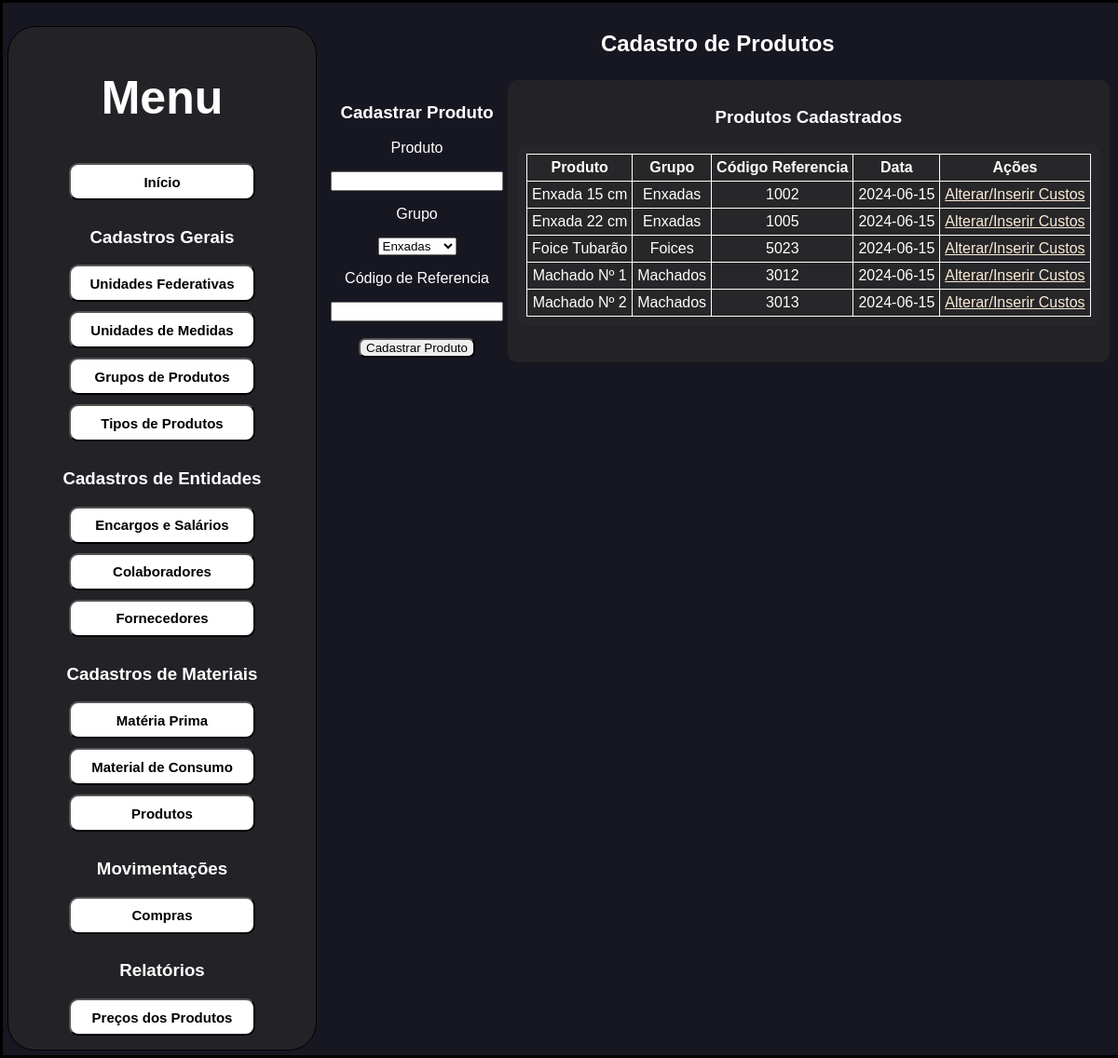
The page /cadastros_de_materiais_produtos on the database its author committed.
### BDconfig.py (models this page shows, shortened)
class DB_PROD(db.Model):
    ID = db.Column(db.Integer, primary_key=True)
    COD = db.Column(db.String(20), nullable=True)
    NAME = db.Column(db.String(200), nullable=False)
    ID_BD_GROUP = db.Column(db.Integer, nullable=False)
    DATE_CREATED = db.Column(db.DateTime, default=datetime.utcnow)

class DB_GROUP(db.Model):
    ID = db.Column(db.Integer, primary_key=True)
    NAME = db.Column(db.String(200), nullable=False)
    DATE_CREATED = db.Column(db.DateTime, default=datetime.utcnow)

### industriafeliz.py (the view)
@app.route('/cadastros_de_materiais_produtos', methods=['POST','GET'])
def cadastros_de_materiais_produtos():
    return index.cadastros_de_materiais_produtos()

### UsefulFunctions.py (called while the page is built)
def get_group(group_id):
    group = data.DB_GROUP.query.filter_by(ID=group_id).first()
    return group.NAME if group else None

### index.py (called while the page is built)
def cadastros_de_materiais_produtos():
    products = data.DB_PROD.query.order_by(data.DB_PROD.NAME).all()
    groups = data.DB_GROUP.query.order_by(data.DB_GROUP.NAME).all()
    return render_template('cadastros_materiais/cadastro_produtos.html', products=products, groups=groups, get_group=uful.get_group)

### templates/cadastros_materiais/cadastro_produtos.html (shortened to what this page needs)
{% extends 'standard.html' %}
{% block body %}
<section>
    {% if groups|length < 1 %}
        <h4>Ainda não existem grupos de produtos cadastrados, por favor cadastre um grupo de produto</h4>
    {% else %}
        <h1>Cadastro de Produtos</h1>
        <div>
            <section class="formulario">
                <h1>Cadastrar Produto</h1>
                <form action="/cadastros_de_materiais_produtos_cadastros" method="POST">
                    <p>Produto</p>
                    <input type="text" name="name" id="name" maxlength="200" autocomplete="off" required>
                    <p>Grupo</p>
                    <select name="id_bd_group" id="id_bd_group" required>
                        {% for group in groups %}
                            <option value="{{ group.ID }}" > {{ group.NAME }}</option>
                        {% endfor %}
                    </select>
                    <p>Código de Referencia</p>
                    <input type="text" name="cod" id="cod" maxlength="20" autocomplete="off" >
                    <br>
                    <br>
                    <input class="bt" type="submit" value="Cadastrar Produto">
                </form>
            </section>
            <section class="tabelas">
                {% if products|length < 1 %}
                    <h4>Ainda Não Existem Produtos Cadastrados</h4>
                {% else %}
                <h1>Produtos Cadastrados</h1>
                <table class="tabela">
                    <tr>
                        <th>Produto</th>
                        <th>Grupo</th>
                        <th>Código Referencia</th>
                        <th>Data</th>
                        <th>Ações</th>
                    <tr>
                    {% for product in products %}
                    <tr>
                        <td>{{ product.NAME }}</td>
                        <td>{{ get_group(product.ID_BD_GROUP) }}</td>
                        <td>{{ product.COD }}
                        <td>{{ product.DATE_CREATED.date() }}</td>
                        <td>
                            <a href="/cadastros_de_materiais_produtos_update/{{product.ID}}">Alterar/Inserir Custos</a>
                        </td>
                        </tr>
                    {% endfor %}
                </table>
                {% endif %}
            </section>
        </div>
    {% endif %}
</section>
{% endblock %}

### static/css/style.css (style rules this page uses)
* { font-family: "Montserrat", sans-serif; }
body { border: solid black; width: 100%; display: flex; background-color: rgb(23, 23, 34); padding: 5px; margin: 0; color: white; }
section { display: block; text-align: center; padding: 5px; }
div { display: flex; padding: 5px; line-height: normal; }
.formulario .bt { border-radius: 7px; }
.tabelas { text-align: center; border-radius: 10px; background-color: #2b2b2b9f; padding: 10px; border-collapse: collapse; }
.tabelas table { display: inline-block; margin: 0 auto; }
.tabela { border-radius: 10px; background-color: #2b2b2b9f; padding: 10px; border-collapse: collapse; }
.tabela th { border: white 1px solid; border-radius: 5px; padding: 5px; }
.tabela td { border: white 1px solid; border-radius: 5px; padding: 5px; }
a { color: antiquewhite; }

### rows shown on the page
DB_PROD: NAME "Enxada 15 cm", COD "1002", DATE_CREATED "2024-06-15"
DB_GROUP: NAME "Enxadas"
DB_PROD: NAME "Enxada 22 cm", COD "1005", DATE_CREATED "2024-06-15"
DB_PROD: NAME "Foice Tubarão", COD "5023", DATE_CREATED "2024-06-15"
DB_GROUP: NAME "Foices"
DB_PROD: NAME "Machado Nº 1", COD "3012", DATE_CREATED "2024-06-15"
DB_GROUP: NAME "Machados"
DB_PROD: NAME "Machado Nº 2", COD "3013", DATE_CREATED "2024-06-15"

### other values the page prints
form field id_bd_group "Enxadas"
